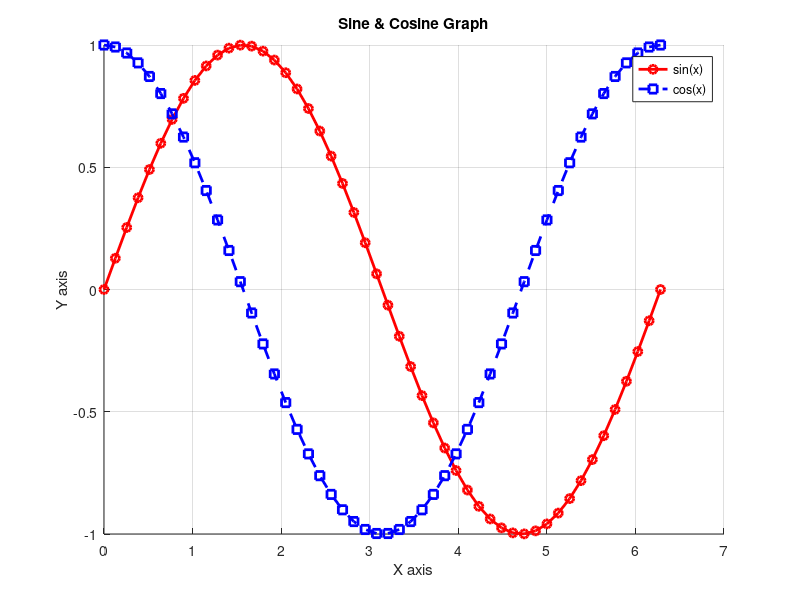

The MATLAB script that drew this image:
clc; clear; close all;

x  = linspace(0, 2*pi, 50);
y1 = sin(x);
y2 = cos(x);

figure;
hold on;
grid on;

plot(x, y1, 'r-o', 'LineWidth', 2, 'MarkerSize', 6);
plot(x, y2, 'b--s', 'LineWidth', 2, 'MarkerSize', 6);
xlabel('X axis')
ylabel('Y axis')
title('Sine & Cosine Graph')
legend('sin(x)', 'cos(x)')
